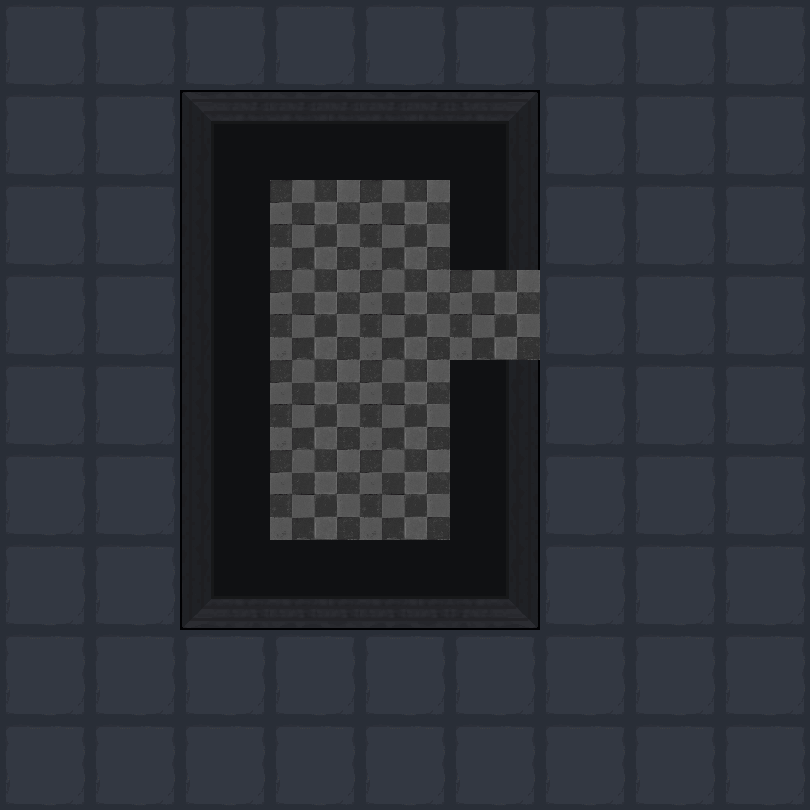

Below is a game level as drawn by its tile map, then a one-line description and the .tmx that defines it (tile-layer data replaced by summaries):
An orthogonal 9x9 tile map with 90x90 px tiles, 2 tile layers (地形, 障碍) and 14 objects (7x map, 5x spring, bed, door).

<map version="1.5" tiledversion="1.7.2" orientation="orthogonal" renderorder="right-down" width="9" height="9" tilewidth="90" tileheight="90" infinite="0" nextlayerid="4" nextobjectid="20">
 <tileset firstgid="1" name="1" tilewidth="90" tileheight="90" tilecount="100" columns="10">
  <image source="1.png" trans="ff00ff" width="900" height="900" />
 </tileset>
 <layer id="1" name="地形" width="9" height="9">
  <data>[81 cells, 81 non-empty, 2 distinct tile ids]</data>
 </layer>
 <layer id="2" name="障碍" width="9" height="9">
  <data>[81 cells, 15 non-empty, 8 distinct tile ids]</data>
 </layer>
 <objectgroup id="3" name="对象">
  <object id="2" name="bed" x="270" y="180" width="90" height="90" />
  <object id="4" name="map" x="270" y="270" width="90" height="90" />
  <object id="5" name="map" x="270" y="360" width="90" height="90" />
  <object id="6" name="map" x="270" y="450" width="90" height="90" />
  <object id="10" name="map" x="360" y="270" width="90" height="90">
   <properties>
    <property name="weapon" type="int" value="1" />
   </properties>
  </object>
  <object id="11" name="map" x="360" y="180" width="90" height="90">
   <properties>
    <property name="weapon" type="int" value="2" />
   </properties>
  </object>
  <object id="12" name="map" x="360" y="360" width="90" height="90">
   <properties>
    <property name="weapon" type="int" value="3" />
   </properties>
  </object>
  <object id="13" name="map" x="360" y="450" width="90" height="90">
   <properties>
    <property name="weapon" type="int" value="4" />
   </properties>
  </object>
  <object id="14" name="door" x="450" y="270" width="90" height="90">
   <properties>
    <property name="LorR" type="int" value="1" />
    <property name="motion" type="int" value="1" />
    <property name="rotate" type="int" value="90" />
   </properties>
  </object>
  <object id="15" name="spring" x="630" y="540" width="90" height="90">
   <properties>
    <property name="direction" value="3" />
   </properties>
  </object>
  <object id="16" name="spring" x="630" y="720" width="90" height="90">
   <properties>
    <property name="direction" value="4" />
   </properties>
  </object>
  <object id="17" name="spring" x="450" y="720" width="90" height="90">
   <properties>
    <property name="direction" value="4" />
   </properties>
  </object>
  <object id="18" name="spring" x="270" y="720" width="90" height="90">
   <properties>
    <property name="direction" value="4" />
   </properties>
  </object>
  <object id="19" name="spring" x="90" y="720" width="90" height="90">
   <properties>
    <property name="direction" value="4" />
   </properties>
  </object>
 </objectgroup>
</map>
